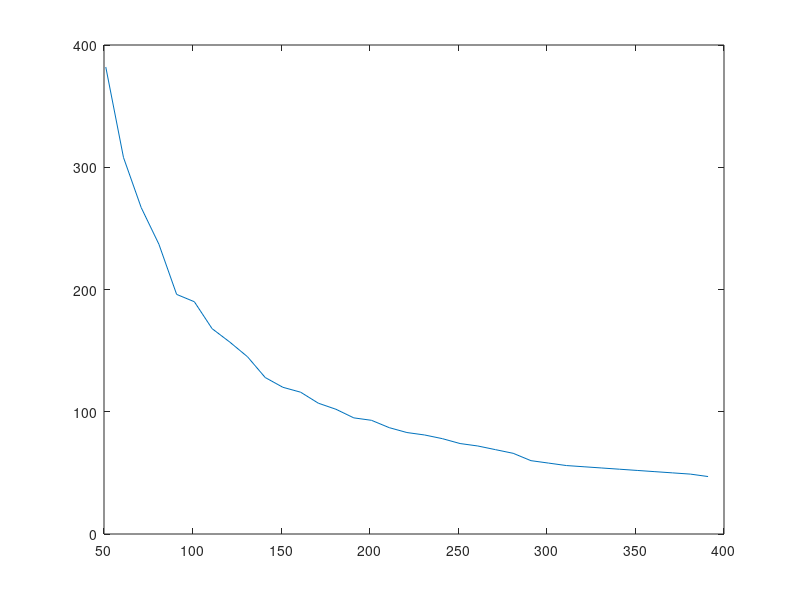

This figure's MATLAB source: (Note: this script raises an error after producing the figure.)
close all
clear
clc
L = [051, 061, 071, 081, 091, 101, 111, 121, 131, 141, 151, 161, 171, 181, 191, 201, 211, 221, 231, 241, 251, 261, 271, 281, 291, 301, 311, 321, 331, 341, 351, 361, 371, 381, 391]; %Len(34)
W = [382, 308, 267, 237, 196, 190, 168, 157, 145, 128, 120, 116, 107, 102, 95,  93 ,  87,  83,  81,  78,  74,  72,  69,  66,  60,  58,  56,  55,  54,  53,  52,  51,  50,  49,  47];

%object = 320 * 1080 / 510
figure()

plot(L, W)
hold on
t = 0:450;
y = f(t);
plot(y)
xlim([0 450])
ylim([0 450])
hold off

x = 391;
y = f(x)

yy = z(x)


function y = f(x)
    y = 21850.*x.^-1.033;
    %y = 23857.*x.^-1.0489;
    %y = 23857.*x.^-1;
end
function y = z(x)
    y = 21850.*(1./(x.^1.033));
end



